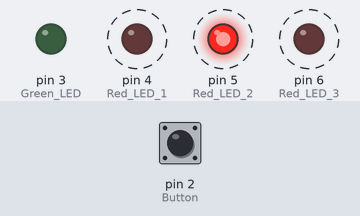
The sketch below on a simulated Arduino Uno, built with avr-gcc and run on an emulated ATmega328P. Shown: output pins drawn as LEDs (lit = HIGH). Dashed ring = blinking. Inputs (shaded band) come from the test bench; at power-on: pin 2 (Button) HIGH.

Above: at 2.3 s.
2.4 s: pin 2 (Button) pulled LOW for 0.9 s
At 3.15 s:
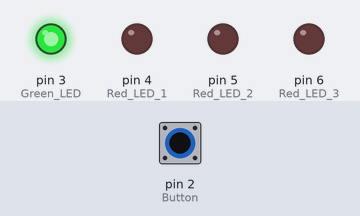
At 3.92 s:
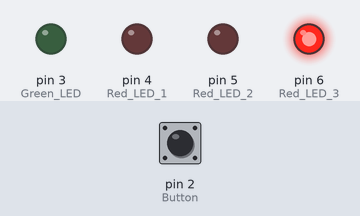
5.9 s: pin 2 (Button) pulled LOW for 3.2 s
At 9.47 s:
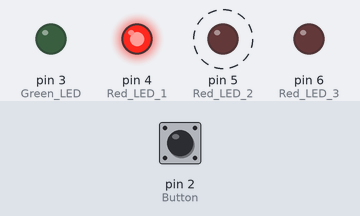
Timing chart, 0 to 16.6 s (numbered marks = the images above; inputs shaded):
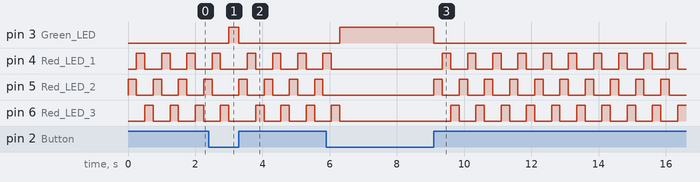

Measured:
- after the input at 2.4 s, pin 3 (Green_LED): LOW → HIGH after 0.60 s, → LOW 0.30 s later
- after the input at 5.9 s, pin 3 (Green_LED): LOW → HIGH after 0.40 s, → LOW 2.8 s later
- by itself, pin 4 (Red_LED_1): repeats every 0.75 s: HIGH 0.25 s, LOW 0.50 s

The sketch:

Spaceship_Interface.ino
```cpp
int switchState = 0;
void setup() {
  pinMode(3, OUTPUT); // Green LED
  pinMode(4, OUTPUT); // Red LED 1
  pinMode(5, OUTPUT); // Red LED 2
  pinMode(6, OUTPUT); // Red LED 3
  pinMode(2, INPUT); // Button
}

void loop() {
  switchState = digitalRead(2); // Reads the button into a variable
  if (switchState == LOW){
    // Button is not pressed
    digitalWrite(3, HIGH); // Turn on Green LED
    digitalWrite(4, LOW); // Make sure Red LED 1 is off
    digitalWrite(5, LOW); // Make sure Red LED 2 is off
    digitalWrite(6, LOW); // Make sure Red LED 3 is off
  }
  else {
    digitalWrite(3, LOW); // Turn off Green LED
    digitalWrite(4, LOW); // Turn off Red LED 1
    digitalWrite(5, HIGH); // Turn on Red LED 2
    digitalWrite(6, LOW); // Turn off Red LED 3 is off
    delay(250); // Wait for a quarter of a second
    digitalWrite(4, HIGH); // Turn on Red LED 1
    digitalWrite(5, LOW); // Turn off Red LED 2
    digitalWrite(6, LOW); // Turn off Red LED 3 is off
    delay(250);
    digitalWrite(4, LOW); // Turn off Red LED 1
    digitalWrite(5, LOW); // Turn off Red LED 2
    digitalWrite(6, HIGH); // Turn on Red LED 3 is off
    delay(250);

  }

}
```
